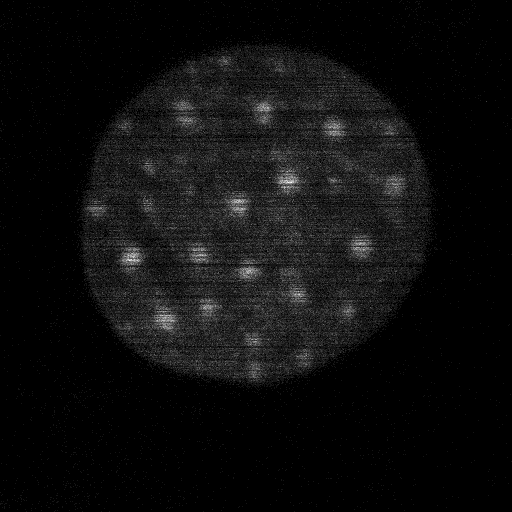
#> input picture ex1.tif, 512 x 512 px
$ python -i blob_detection.py   (imports and definitions only)
#> lines starting #> are read from the running program, lines starting #| are printed output that depends on the picture; after the words box and inside, x2 and y2 are one past the last pixel; in counts of white or black regions, pixels touching at a corner belong together
#> further down, picture is the input picture: shape (512, 512); min 3, max 15, mean 3.66
"""
blob_detection.py contains functions for detecting blobs,
drawing blob contours, and filtering for the ideal blobs
Functions
---------
flatten - Recursively flattens a nested list into a 1d list
blob_im - Draws blob contours on an image
get_maxima - Returns local maxima of blob/image
get_contours - Returns contours of image
segment_contours - segments contours based on maxima
organize_contours - organizes contours based on maxima
maxima_filter - Returns maxima if contour contains 1 maxima
blob_filter - Returns True if blob conforms to specified filters
similar_filter - Returns most similar blobs in a list of blobs
outlier_filter - Removes outliers from list of blobs
blob_best - Returns blob with highest score out of a list of blobs
final_blobs_filter - Removes overlapping, unnessessary blobs
"""

import blob_class as bc
import math
import numpy as np
import cv2 as cv
from matplotlib import pyplot as plt
from skimage.feature import peak_local_max
from scipy.stats import zscore
from skimage.segmentation import watershed
from scipy import ndimage as ndi


# [181 lines left out: functions flatten, blob_im, get_maxima, get_contours, not called in this run]


def segment_contours(binary_image, min_distance=10):
    """
    Segments binary image and returns list of contours

    Parameters
    ----------
    binary_image : numpy ndarray
        Image to find contours in

    min_distance : int
        Minimum distance between peaks of segmented image

    Returns
    -------
    contours : list of numpy ndarrays
        A list of contours
    """
#> called with min_distance = 10
    if not isinstance(binary_image, np.ndarray):
        raise TypeError('binary_image must be a numpy array')

    if not isinstance(min_distance, int):
        raise TypeError('min_distance must be an int')

    if not (min_distance >= 0):
        raise IndexError('min_distance must be >= 0')

    # apply distance transform
    distance = ndi.distance_transform_edt(binary_image)
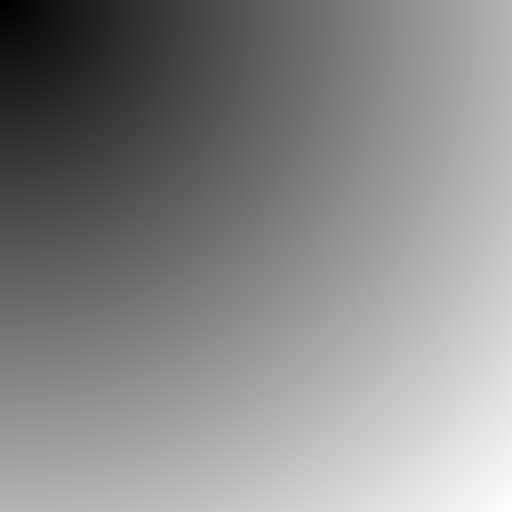
#> distance: shape (512, 512) float64; min 1, max 723.4, mean 391.8; drawn with min black and max white

    # find maximum coordinates and label on mask
    coords = peak_local_max(distance,
                            threshold_rel=0.5,
                            min_distance=min_distance,
                            footprint=np.ones((3, 3)),
                            labels=binary_image)
#> coords = 1855 pairs, first value 11 to 501, second value 12 to 501
    mask = np.zeros(distance.shape, dtype=bool)
    mask[tuple(coords.T)] = True

    # perform watershed segmentation
    markers, _ = ndi.label(mask)
    labels = watershed(-distance, markers, mask=binary_image)
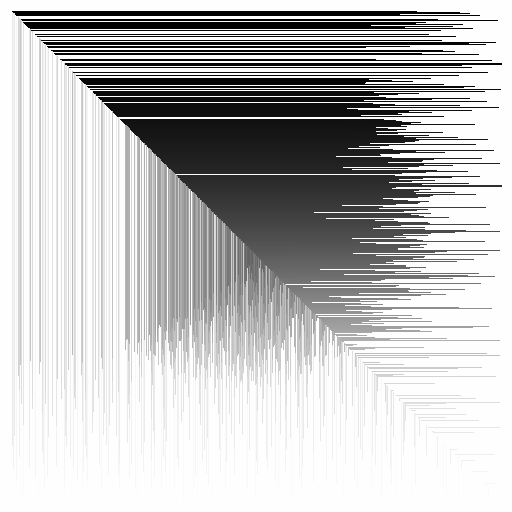
#> labels: shape (512, 512) int32; min 1, max 1752, mean 1318.2; drawn with min black and max white

    # get contours of labeled points
    contours = []
    for i in range(1, np.max(labels)+1):
        binary = np.zeros(labels.shape, dtype="uint8")
        binary[np.where(labels == i)] = 255
        contour, _ = cv.findContours(binary,
                                     cv.RETR_EXTERNAL,
                                     cv.CHAIN_APPROX_NONE)
        contours.append(contour[0])
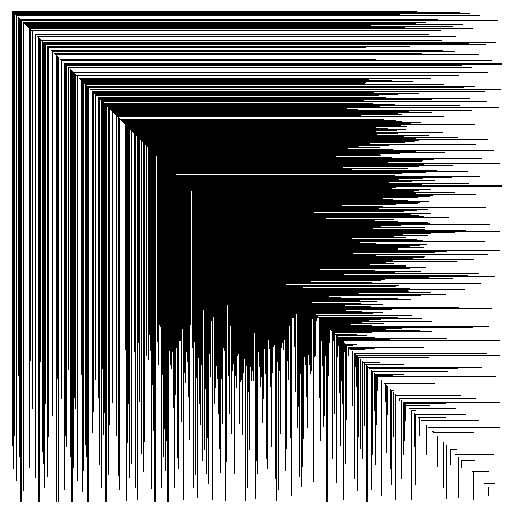
#> binary: shape (512, 512); 51.7% white; 49 black regions (2 under 20 px)

    return contours


# [547 lines left out: functions organize_contours, maxima_filter, blob_filter, similar_filter, outlier_filter, blob_best and 1 more, not called in this run]

>>> import cv2
>>> picture = cv2.imread('ex1.tif', cv2.IMREAD_GRAYSCALE)
>>> result = segment_contours(picture)
#> result = 1752 contours, 1726 with area under 20; largest, box (x1, y1, x2, y2) and area: (0, 0, 512, 512) 261121, (135, 134, 341, 136) 204, (167, 167, 169, 502) 158, (182, 182, 185, 329) 157, (71, 70, 73, 502) 146

$ run again, on ex2.tif
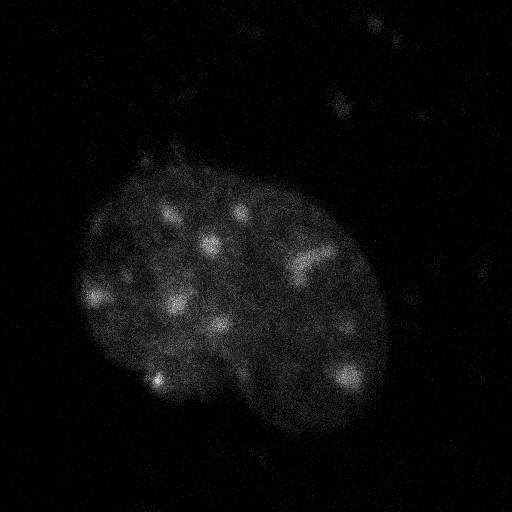
#> input picture ex2.tif, 512 x 512 px
#> picture is the input picture: shape (512, 512); min 3, max 14, mean 3.42
#> coords = 1693 pairs, first value 11 to 501, second value 11 to 501
#> in segment_contours, `labels = watershed(-distance, markers, mask=binary_image)`:
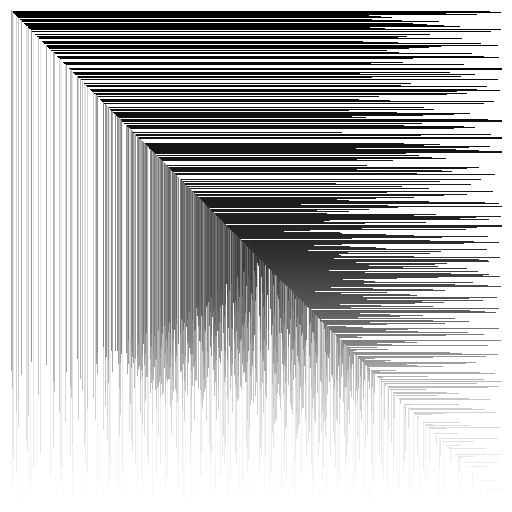
#> labels: shape (512, 512) int32; min 1, max 1623, mean 1183.8; drawn with min black and max white
#> after the loop in segment_contours, `for i in range(1, np.max(labels)+1):`:
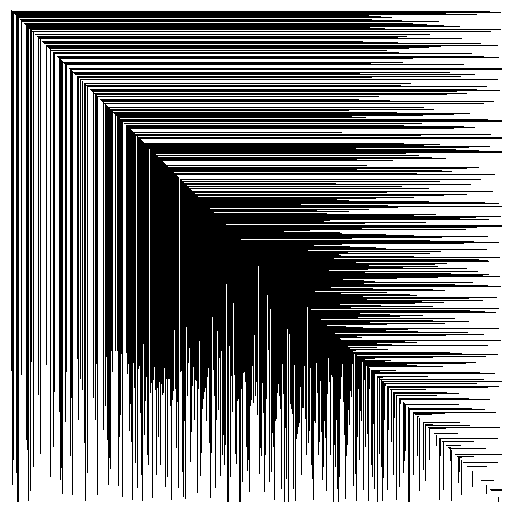
#> binary: shape (512, 512); 52.5% white; 50 black regions (6 under 20 px)
#> result = 1623 contours, 1610 with area under 20; largest, box (x1, y1, x2, y2) and area: (0, 0, 512, 512) 261121, (153, 151, 502, 153) 348, (194, 193, 196, 331) 135, (17, 17, 19, 502) 74, (398, 225, 502, 227) 60

$ run again, on ex3.tif
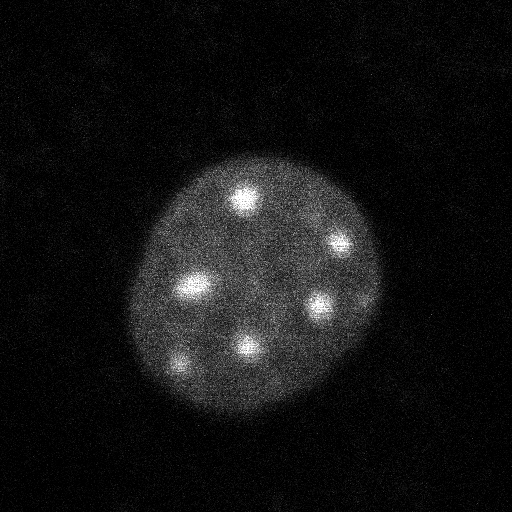
#> input picture ex3.tif, 512 x 512 px
#> picture is the input picture: shape (512, 512); min 0, max 255, mean 18.7
#> in segment_contours, `distance = ndi.distance_transform_edt(binary_image)`:
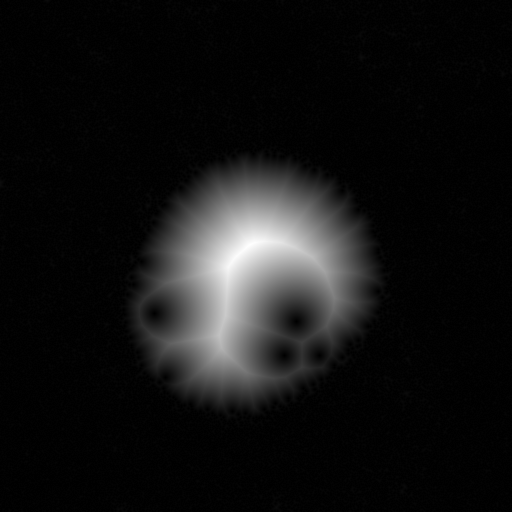
#> distance: shape (512, 512) float64; min 0, max 89.49, mean 6.8; drawn with min black and max white
#> coords = 6048 pairs, first value 198 to 366, second value 183 to 337
#> after the loop in segment_contours, `for i in range(1, np.max(labels)+1):`:
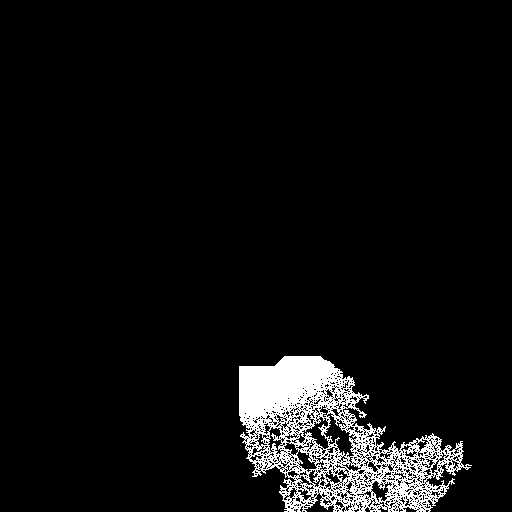
#> binary: shape (512, 512); 5.7% white; 1 white region
#> result = 1431 contours, 1279 with area under 20; largest, box (x1, y1, x2, y2) and area: (309, 0, 512, 234) 22130, (0, 0, 207, 233) 21857, (239, 356, 472, 512) 20864, (0, 144, 193, 339) 17312, (285, 287, 484, 444) 15503
